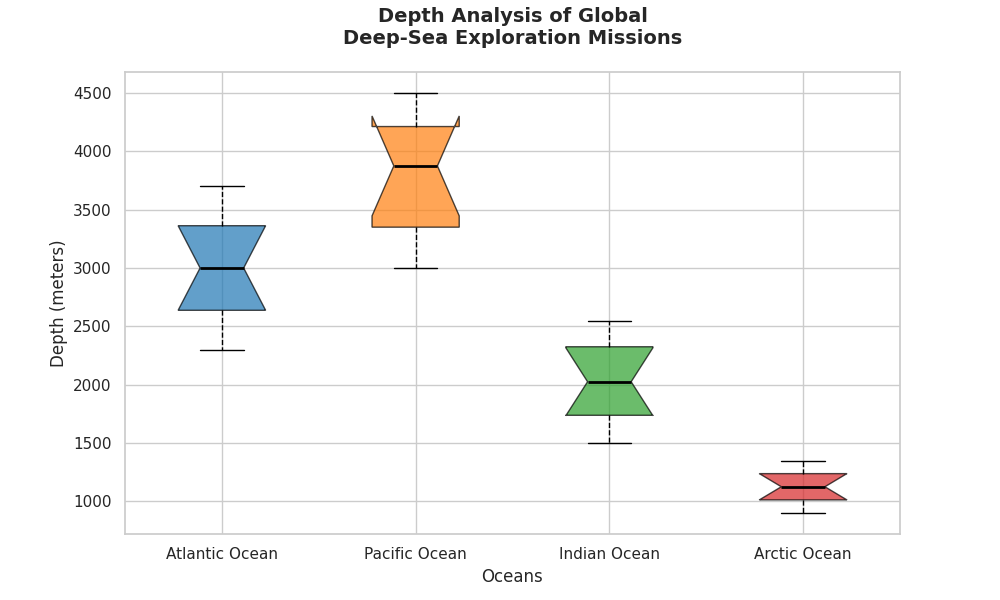

Generate this figure with Python:
import matplotlib.pyplot as plt

# Data for the depths of exploration missions in meters
atlantic_depths = [2300, 2450, 2600, 2750, 2900, 3100, 3250, 3400, 3500, 3700]
pacific_depths = [3000, 3150, 3300, 3500, 3750, 4000, 4100, 4250, 4400, 4500]
indian_depths = [1500, 1600, 1700, 1850, 1950, 2100, 2250, 2350, 2450, 2550]
arctic_depths = [900, 950, 1000, 1050, 1100, 1150, 1200, 1250, 1300, 1350]

data = [atlantic_depths, pacific_depths, indian_depths, arctic_depths]
oceans = ['Atlantic Ocean', 'Pacific Ocean', 'Indian Ocean', 'Arctic Ocean']

fig, ax = plt.subplots(figsize=(10, 6))

boxplot = ax.boxplot(data, vert=True, patch_artist=True, labels=oceans, notch=True)

colors = ['#1f77b4', '#ff7f0e', '#2ca02c', '#d62728']
for patch, color in zip(boxplot['boxes'], colors):
    patch.set_facecolor(color)
    patch.set_alpha(0.7)

plt.setp(boxplot['whiskers'], color='black', linestyle='--')
plt.setp(boxplot['caps'], color='black')
plt.setp(boxplot['medians'], color='black', linewidth=2)

ax.set_title('Depth Analysis of Global\nDeep-Sea Exploration Missions', fontsize=14, weight='bold', pad=20)
ax.set_ylabel('Depth (meters)', fontsize=12)
ax.set_xlabel('Oceans', fontsize=12)

# Display the plot
plt.show()
